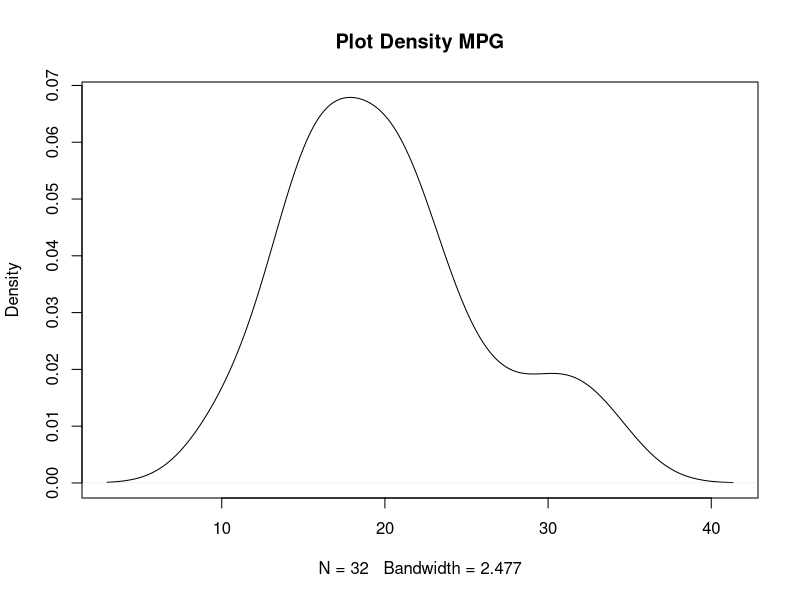
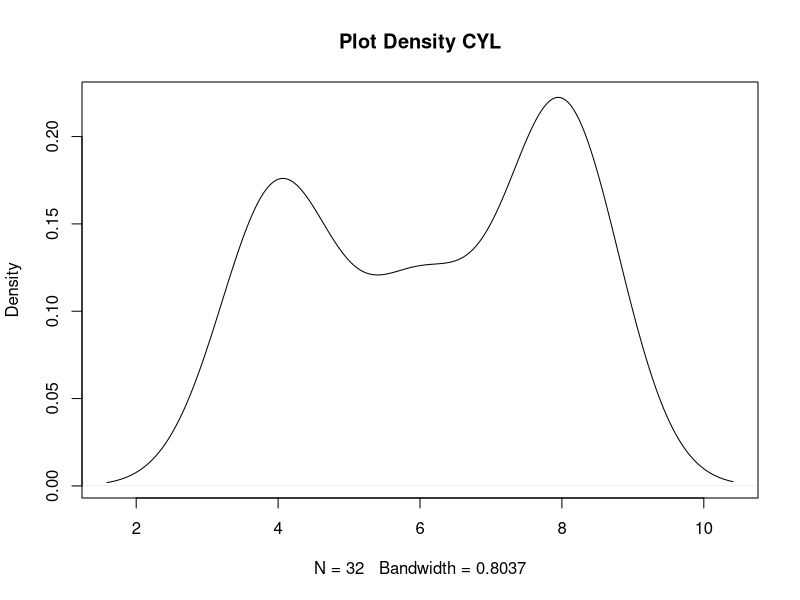
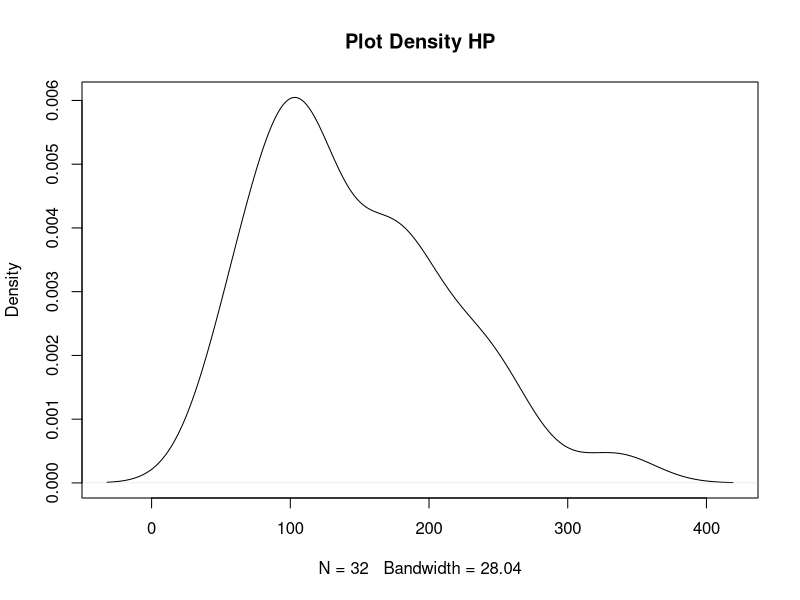
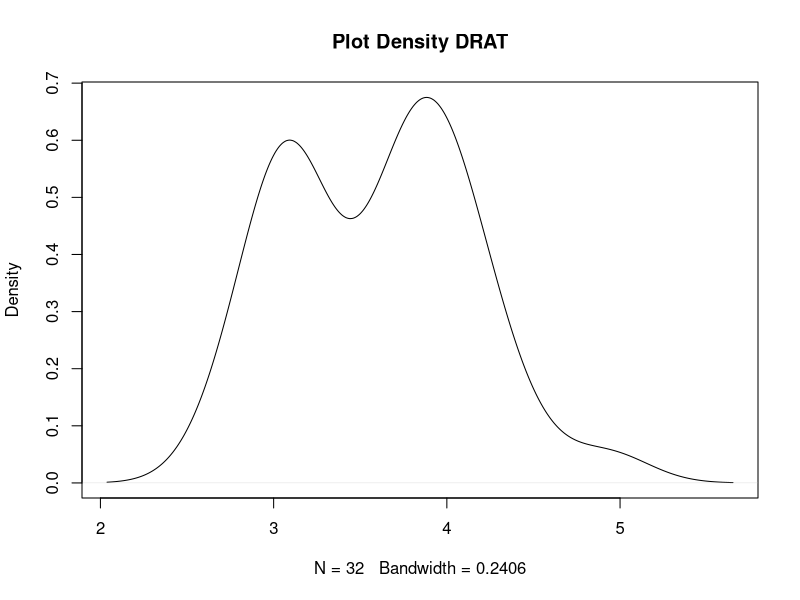
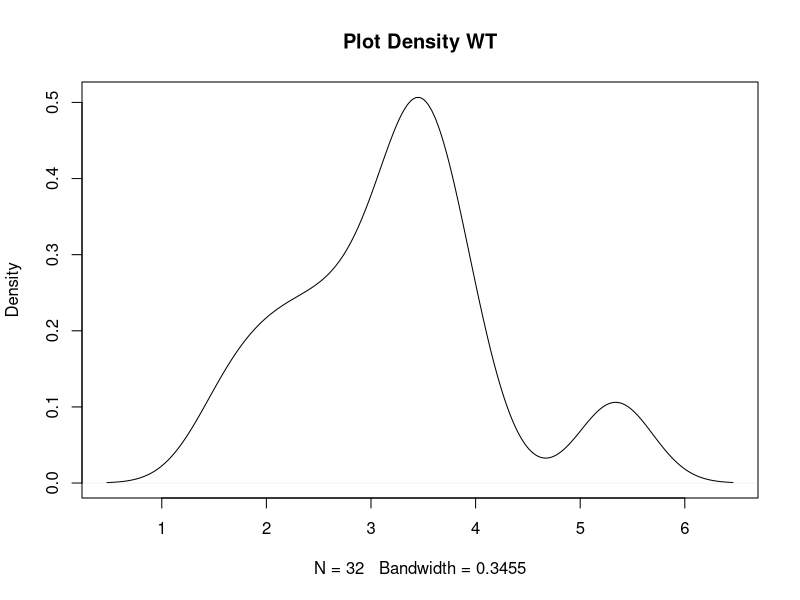
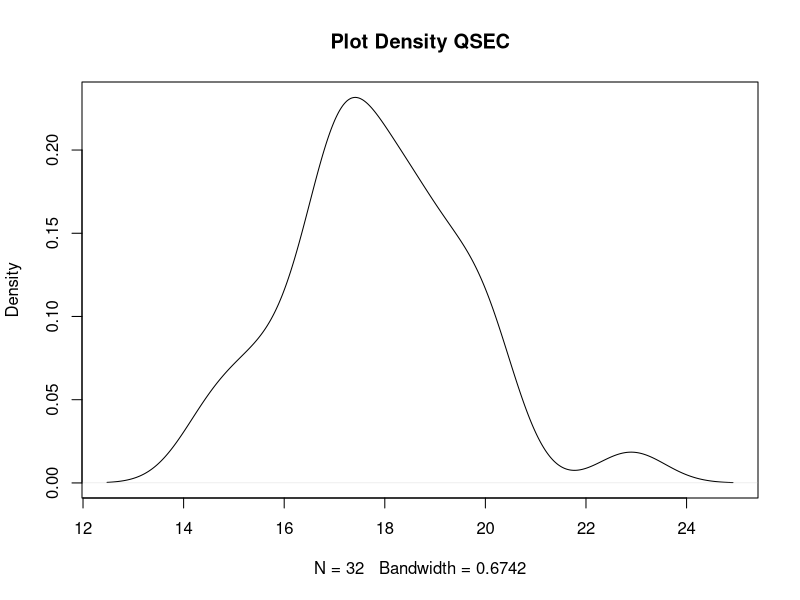
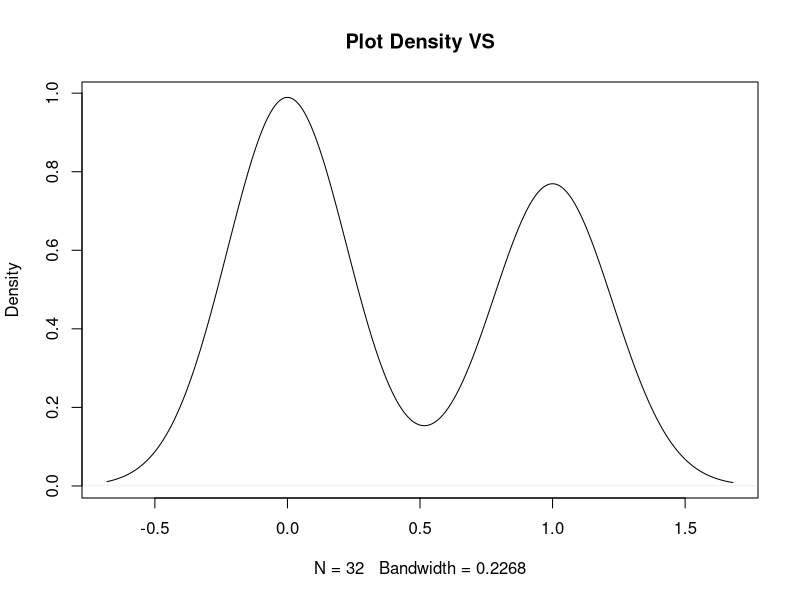
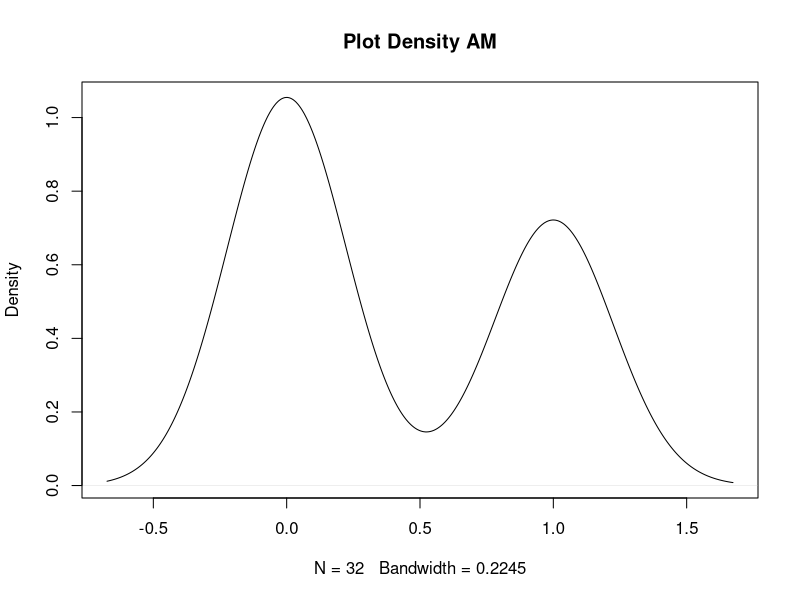

Write R code to recreate these figures, in order.
#PLOT DENSITY
plot(density(mtcars$mpg),main="Plot Density MPG")
plot(density(mtcars$cyl),main="Plot Density CYL")
plot(density(mtcars$hp),main="Plot Density HP")
plot(density(mtcars$drat),main="Plot Density DRAT")
plot(density(mtcars$wt),main="Plot Density WT")
plot(density(mtcars$qsec),main="Plot Density QSEC")
plot(density(mtcars$vs),main="Plot Density VS")
plot(density(mtcars$am),main="Plot Density AM")
plot(density(mtcars$gear),main="Plot Density GEAR")
plot(density(mtcars$carb),main="Plot Density CARB")